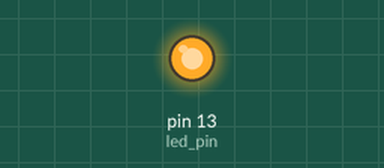
Simulated run of this sketch. Board: Arduino Uno, built with avr-gcc and run on an emulated ATmega328P. Shown: output pins drawn as LEDs (lit = HIGH).

Above: at 1.5 s.
At 6.6 s:
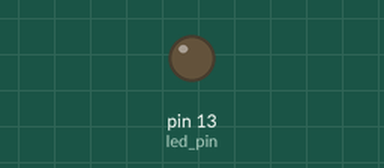
Timing chart, 0 to 9.6 s (numbered marks = the images above):
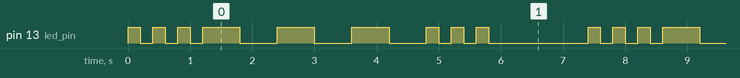

Measured:
- by itself, pin 13 (led_pin): repeats every 7.4 s: 2 × (LOW 0.20 s, HIGH 0.20 s), LOW 0.20 s, 3 × (HIGH 0.60 s, LOW 0.60 s), 2 × (HIGH 0.20 s, LOW 0.20 s), HIGH 0.20 s, LOW 1.6 s, HIGH 0.20 s
- by itself, everything shown: repeats every 7.4 s, in 18 steps

The sketch:

LAB1.ino
```cpp
#define led_pin 13
#define dot_delay 200
#define dash_delay 600
#define stop_time 1400
void dot();
void dash();
void setup() {
  pinMode(led_pin, OUTPUT);
}


void loop() {
   dot();     dot();    dot();
   dash();    dash();   dash();
   dot();     dot();    dot();

   delay(stop_time);
}

void dot(){
  digitalWrite(led_pin, HIGH);
  delay(dot_delay);
  digitalWrite(led_pin, LOW);
  delay(dot_delay);
}

void dash(){
  digitalWrite(led_pin, HIGH);
  delay(dash_delay);
  digitalWrite(led_pin, LOW);
  delay(dash_delay);
}
```
